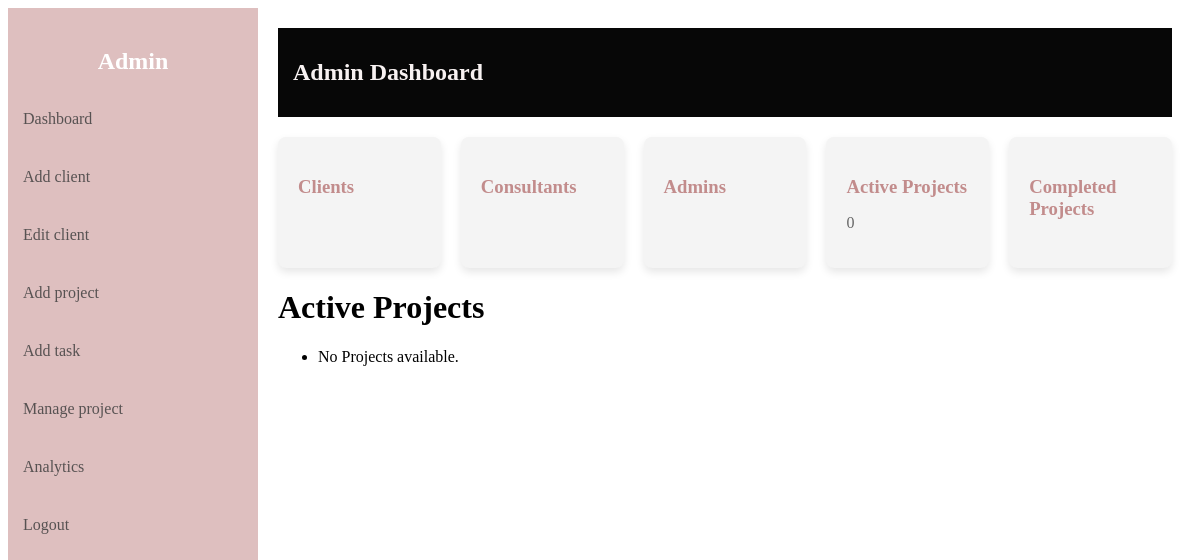
The app's page /active/projects/list (signed in), older data.
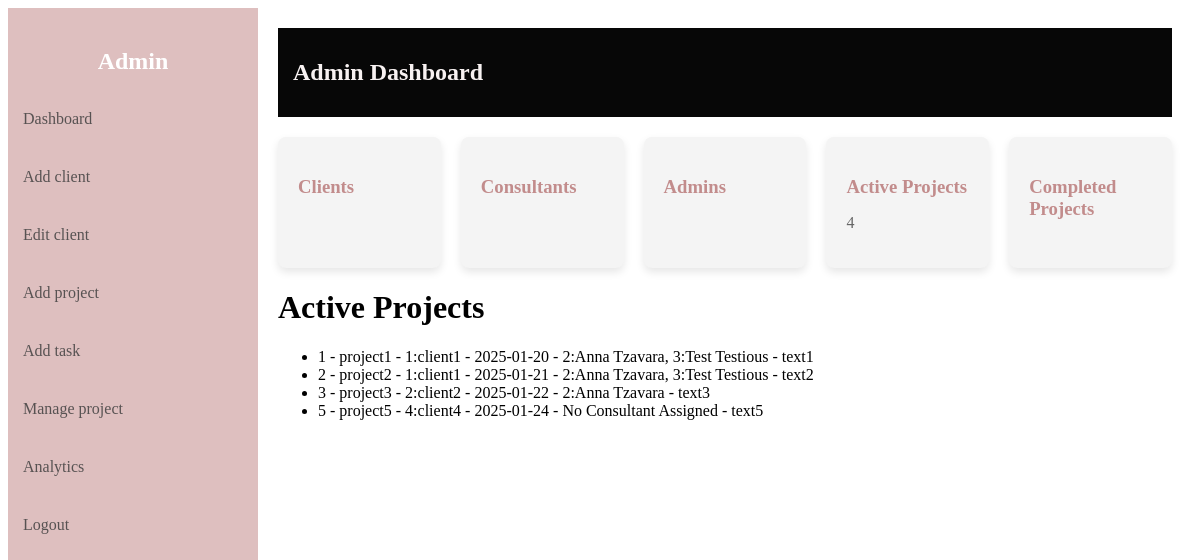
The same page, newer data.
### server.py (models this page shows)
class Project(db.Model):
    id = db.Column(db.Integer, primary_key=True)
    name = db.Column(db.String(150), nullable=False)
    client_id = db.Column(db.Integer, db.ForeignKey('client.id'), nullable=False)
    deadline = db.Column(db.Date, nullable=True)
    description = db.Column(db.String(500), nullable=True)
    status = db.Column(db.String(20), default="To Do", nullable=False)
    consultants = db.relationship('User', secondary=project_consultants, back_populates='projects')
    client = db.relationship('Client', back_populates='projects')
    tasks = db.relationship('Task', back_populates='project')
    __table_args__ = (
        CheckConstraint("status IN ('To Do', 'In Progress', 'Completed')", name="check_project_status"),
    )

class Client(db.Model):
    id = db.Column(db.Integer, primary_key=True)
    name = db.Column(db.String(150), nullable=False)
    email = db.Column(db.String(120), unique=True, nullable=False)
    phone = db.Column(db.String(10), unique=True, nullable=False)
    address = db.Column(db.String(200), nullable=False)
    ssn = db.Column(db.String(11), unique=True, nullable=False)
    postalcode = db.Column(db.String(10), nullable=False)
    notes = db.Column(db.String(500), nullable=True)
    consultant_id = db.Column(db.Integer, db.ForeignKey('user.id'), nullable=True)
    consultant = db.relationship('User', back_populates='clients')
    projects = db.relationship('Project', back_populates='client')

class User(UserMixin, db.Model):
    id = db.Column(db.Integer, primary_key=True)
    fullname = db.Column(db.String(150), nullable=False)
    username = db.Column(db.String(80), unique=True, nullable=False)
    email = db.Column(db.String(120), unique=True, nullable=False)
    phone = db.Column(db.String(10), unique=True, nullable=False)
    password = db.Column(db.String(200), nullable=False)
    role = db.Column(db.String(20), nullable=False, default='consultant')
    clients = db.relationship('Client', back_populates='consultant')
    projects = db.relationship('Project', secondary=project_consultants, back_populates='consultants')
    tasks = db.relationship('Task', back_populates='consultant')

### server.py (the view)
@app.route('/active/projects/list')
@login_required
def active_projects():
    if current_user.role != 'admin':
        return "Unauthorized", 403
    all_active_projects = Project.query.filter(Project.status.in_(['To Do', 'In Progress'])).all()
    total_active_projects = Project.query.filter(Project.status.in_(['To Do', 'In Progress'])).count()
    return render_template('active_projects_list.html', active_projects=all_active_projects, total_active_projects=total_active_projects)

### server.py (called while the page is built)
@login_manager.user_loader
def load_user(user_id):
    return User.query.get(int(user_id))

### templates/active_projects_list.html (shortened to what this page needs)
{% extends 'dashboard.html' %}
{% block content %}
    <h1>Active Projects</h1>
        <ul>
            {% for active_project in active_projects %}
            <li>
                {{ active_project.id }} -
                {{ active_project.name }} -
                {{ active_project.client_id }}:{{ active_project.client.name }} -
                {{ active_project.deadline}} -
                {% if active_project.consultants %}
                    {% for consultant in active_project.consultants %}{{ consultant.id }}:{{ consultant.fullname }}{% if not loop.last %}, {% endif %}{% endfor %}
                {% else %}
                    No Consultant Assigned
                {% endif %} -
                {{ active_project.description }}
            </li>
            {% else %}
            <li>No Projects available.</li>
            {% endfor %}
        </ul>
{% endblock %}

Row changes from the older to the newer data that the page shows:
added Project: id "1", name "project1", client_id "1", client.name "client1", deadline "2025-01-20", description "text1"
now on this page (row edited): User: id "2", fullname "Anna Tzavara"
added User: id "3", fullname "Test Testious"
added Project: id "2", name "project2", client_id "1", client.name "client1", deadline "2025-01-21", description "text2"
added Project: id "3", name "project3", client_id "2", client.name "client2", deadline "2025-01-22", description "text3"
added Project: id "5", name "project5", client_id "4", client.name "client4", deadline "2025-01-24", shows "No Consultant Assigned", description "text5"
Text that changed along with them:
{{ total_active_projects }}: "0" → "4"
text no longer shown: "No Projects available."
